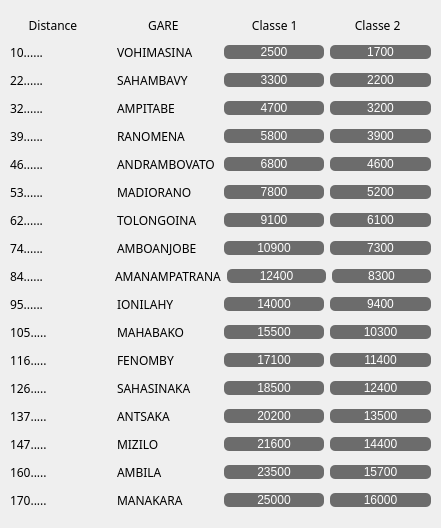
<?xml version="1.0" encoding="UTF-8"?>
<ui version="4.0">
 <class>Destination</class>
 <widget class="QDialog" name="Destination">
  <property name="geometry">
   <rect>
    <x>0</x>
    <y>0</y>
    <width>441</width>
    <height>528</height>
   </rect>
  </property>
  <property name="windowTitle">
   <string>Dialog</string>
  </property>
  <widget class="QWidget" name="layoutWidget">
   <property name="geometry">
    <rect>
     <x>10</x>
     <y>39</y>
     <width>421</width>
     <height>481</height>
    </rect>
   </property>
   <layout class="QVBoxLayout" name="verticalLayout">
    <item>
     <layout class="QHBoxLayout" name="horizontalLayout">
      <item>
       <widget class="QLabel" name="label_22">
        <property name="font">
         <font>
          <family>Century Gothic</family>
         </font>
        </property>
        <property name="text">
         <string>10......</string>
        </property>
       </widget>
      </item>
      <item>
       <widget class="QLabel" name="label_4">
        <property name="font">
         <font>
          <family>Century Gothic</family>
         </font>
        </property>
        <property name="text">
         <string>VOHIMASINA</string>
        </property>
       </widget>
      </item>
      <item>
       <widget class="QPushButton" name="pushButton">
        <property name="styleSheet">
         <string notr="true">font: 75 10pt &quot;Century Gothic&quot;;
background-color: rgb(108, 108, 108);
color: rgb(255, 255, 255);
padding: 0 2%;
border-radius: 5px;</string>
        </property>
        <property name="text">
         <string>2500</string>
        </property>
       </widget>
      </item>
      <item>
       <widget class="QPushButton" name="pushButton_2">
        <property name="styleSheet">
         <string notr="true">font: 75 10pt &quot;Century Gothic&quot;;
background-color: rgb(108, 108, 108);
color: rgb(255, 255, 255);
padding: 0 2%;
border-radius: 5px;</string>
        </property>
        <property name="text">
         <string>1700</string>
        </property>
       </widget>
      </item>
     </layout>
    </item>
    <item>
     <layout class="QHBoxLayout" name="horizontalLayout_3">
      <item>
       <widget class="QLabel" name="label_23">
        <property name="font">
         <font>
          <family>Century Gothic</family>
         </font>
        </property>
        <property name="text">
         <string>22......</string>
        </property>
       </widget>
      </item>
      <item>
       <widget class="QLabel" name="label_6">
        <property name="font">
         <font>
          <family>Century Gothic</family>
         </font>
        </property>
        <property name="text">
         <string>SAHAMBAVY</string>
        </property>
       </widget>
      </item>
      <item>
       <widget class="QPushButton" name="pushButton_3">
        <property name="styleSheet">
         <string notr="true">font: 75 10pt &quot;Century Gothic&quot;;
background-color: rgb(108, 108, 108);
color: rgb(255, 255, 255);
padding: 0 2%;
border-radius: 5px;</string>
        </property>
        <property name="text">
         <string>3300</string>
        </property>
       </widget>
      </item>
      <item>
       <widget class="QPushButton" name="pushButton_4">
        <property name="styleSheet">
         <string notr="true">font: 75 10pt &quot;Century Gothic&quot;;
background-color: rgb(108, 108, 108);
color: rgb(255, 255, 255);
padding: 0 2%;
border-radius: 5px;</string>
        </property>
        <property name="text">
         <string>2200</string>
        </property>
       </widget>
      </item>
     </layout>
    </item>
    <item>
     <layout class="QHBoxLayout" name="horizontalLayout_4">
      <item>
       <widget class="QLabel" name="label_24">
        <property name="font">
         <font>
          <family>Century Gothic</family>
         </font>
        </property>
        <property name="text">
         <string>32......</string>
        </property>
       </widget>
      </item>
      <item>
       <widget class="QLabel" name="label_7">
        <property name="font">
         <font>
          <family>Century Gothic</family>
         </font>
        </property>
        <property name="text">
         <string>AMPITABE</string>
        </property>
       </widget>
      </item>
      <item>
       <widget class="QPushButton" name="pushButton_5">
        <property name="styleSheet">
         <string notr="true">font: 75 10pt &quot;Century Gothic&quot;;
background-color: rgb(108, 108, 108);
color: rgb(255, 255, 255);
padding: 0 2%;
border-radius: 5px;</string>
        </property>
        <property name="text">
         <string>4700</string>
        </property>
       </widget>
      </item>
      <item>
       <widget class="QPushButton" name="pushButton_6">
        <property name="styleSheet">
         <string notr="true">font: 75 10pt &quot;Century Gothic&quot;;
background-color: rgb(108, 108, 108);
color: rgb(255, 255, 255);
padding: 0 2%;
border-radius: 5px;</string>
        </property>
        <property name="text">
         <string>3200</string>
        </property>
       </widget>
      </item>
     </layout>
    </item>
    <item>
     <layout class="QHBoxLayout" name="horizontalLayout_5">
      <item>
       <widget class="QLabel" name="label_25">
        <property name="font">
         <font>
          <family>Century Gothic</family>
         </font>
        </property>
        <property name="text">
         <string>39......</string>
        </property>
       </widget>
      </item>
      <item>
       <widget class="QLabel" name="label_8">
        <property name="font">
         <font>
          <family>Century Gothic</family>
         </font>
        </property>
        <property name="text">
         <string>RANOMENA</string>
        </property>
       </widget>
      </item>
      <item>
       <widget class="QPushButton" name="pushButton_7">
        <property name="styleSheet">
         <string notr="true">font: 75 10pt &quot;Century Gothic&quot;;
background-color: rgb(108, 108, 108);
color: rgb(255, 255, 255);
padding: 0 2%;
border-radius: 5px;</string>
        </property>
        <property name="text">
         <string>5800</string>
        </property>
       </widget>
      </item>
      <item>
       <widget class="QPushButton" name="pushButton_8">
        <property name="styleSheet">
         <string notr="true">font: 75 10pt &quot;Century Gothic&quot;;
background-color: rgb(108, 108, 108);
color: rgb(255, 255, 255);
padding: 0 2%;
border-radius: 5px;</string>
        </property>
        <property name="text">
         <string>3900</string>
        </property>
       </widget>
      </item>
     </layout>
    </item>
    <item>
     <layout class="QHBoxLayout" name="horizontalLayout_6">
      <item>
       <widget class="QLabel" name="label_26">
        <property name="font">
         <font>
          <family>Century Gothic</family>
         </font>
        </property>
        <property name="text">
         <string>46......</string>
        </property>
       </widget>
      </item>
      <item>
       <widget class="QLabel" name="label_9">
        <property name="font">
         <font>
          <family>Century Gothic</family>
         </font>
        </property>
        <property name="text">
         <string>ANDRAMBOVATO</string>
        </property>
       </widget>
      </item>
      <item>
       <widget class="QPushButton" name="pushButton_9">
        <property name="styleSheet">
         <string notr="true">font: 75 10pt &quot;Century Gothic&quot;;
background-color: rgb(108, 108, 108);
color: rgb(255, 255, 255);
/*padding: 0 2%;*/
border-radius: 5px;</string>
        </property>
        <property name="text">
         <string>6800</string>
        </property>
       </widget>
      </item>
      <item>
       <widget class="QPushButton" name="pushButton_10">
        <property name="styleSheet">
         <string notr="true">font: 75 10pt &quot;Century Gothic&quot;;
background-color: rgb(108, 108, 108);
color: rgb(255, 255, 255);
padding: 0 2%;
border-radius: 5px;</string>
        </property>
        <property name="text">
         <string>4600</string>
        </property>
       </widget>
      </item>
     </layout>
    </item>
    <item>
     <layout class="QHBoxLayout" name="horizontalLayout_7">
      <item>
       <widget class="QLabel" name="label_27">
        <property name="font">
         <font>
          <family>Century Gothic</family>
         </font>
        </property>
        <property name="text">
         <string>53......</string>
        </property>
       </widget>
      </item>
      <item>
       <widget class="QLabel" name="label_10">
        <property name="font">
         <font>
          <family>Century Gothic</family>
         </font>
        </property>
        <property name="text">
         <string>MADIORANO</string>
        </property>
       </widget>
      </item>
      <item>
       <widget class="QPushButton" name="pushButton_11">
        <property name="styleSheet">
         <string notr="true">font: 75 10pt &quot;Century Gothic&quot;;
background-color: rgb(108, 108, 108);
color: rgb(255, 255, 255);
padding: 0 2%;
border-radius: 5px;</string>
        </property>
        <property name="text">
         <string>7800</string>
        </property>
       </widget>
      </item>
      <item>
       <widget class="QPushButton" name="pushButton_12">
        <property name="styleSheet">
         <string notr="true">font: 75 10pt &quot;Century Gothic&quot;;
background-color: rgb(108, 108, 108);
color: rgb(255, 255, 255);
padding: 0 2%;
border-radius: 5px;</string>
        </property>
        <property name="text">
         <string>5200</string>
        </property>
       </widget>
      </item>
     </layout>
    </item>
    <item>
     <layout class="QHBoxLayout" name="horizontalLayout_8">
      <item>
       <widget class="QLabel" name="label_28">
        <property name="font">
         <font>
          <family>Century Gothic</family>
         </font>
        </property>
        <property name="text">
         <string>62......</string>
        </property>
       </widget>
      </item>
      <item>
       <widget class="QLabel" name="label_11">
        <property name="font">
         <font>
          <family>Century Gothic</family>
         </font>
        </property>
        <property name="text">
         <string>TOLONGOINA</string>
        </property>
       </widget>
      </item>
      <item>
       <widget class="QPushButton" name="pushButton_13">
        <property name="styleSheet">
         <string notr="true">font: 75 10pt &quot;Century Gothic&quot;;
background-color: rgb(108, 108, 108);
color: rgb(255, 255, 255);
padding: 0 2%;
border-radius: 5px;</string>
        </property>
        <property name="text">
         <string>9100</string>
        </property>
       </widget>
      </item>
      <item>
       <widget class="QPushButton" name="pushButton_14">
        <property name="styleSheet">
         <string notr="true">font: 75 10pt &quot;Century Gothic&quot;;
background-color: rgb(108, 108, 108);
color: rgb(255, 255, 255);
padding: 0 2%;
border-radius: 5px;</string>
        </property>
        <property name="text">
         <string>6100</string>
        </property>
       </widget>
      </item>
     </layout>
    </item>
    <item>
     <layout class="QHBoxLayout" name="horizontalLayout_9">
      <item>
       <widget class="QLabel" name="label_29">
        <property name="font">
         <font>
          <family>Century Gothic</family>
         </font>
        </property>
        <property name="text">
         <string>74......</string>
        </property>
       </widget>
      </item>
      <item>
       <widget class="QLabel" name="label_12">
        <property name="font">
         <font>
          <family>Century Gothic</family>
         </font>
        </property>
        <property name="text">
         <string>AMBOANJOBE</string>
        </property>
       </widget>
      </item>
      <item>
       <widget class="QPushButton" name="pushButton_15">
        <property name="styleSheet">
         <string notr="true">font: 75 10pt &quot;Century Gothic&quot;;
background-color: rgb(108, 108, 108);
color: rgb(255, 255, 255);
padding: 0 2%;
border-radius: 5px;</string>
        </property>
        <property name="text">
         <string>10900</string>
        </property>
       </widget>
      </item>
      <item>
       <widget class="QPushButton" name="pushButton_16">
        <property name="styleSheet">
         <string notr="true">font: 75 10pt &quot;Century Gothic&quot;;
background-color: rgb(108, 108, 108);
color: rgb(255, 255, 255);
padding: 0 2%;
border-radius: 5px;</string>
        </property>
        <property name="text">
         <string>7300</string>
        </property>
       </widget>
      </item>
     </layout>
    </item>
    <item>
     <layout class="QHBoxLayout" name="horizontalLayout_10">
      <item>
       <widget class="QLabel" name="label_30">
        <property name="font">
         <font>
          <family>Century Gothic</family>
         </font>
        </property>
        <property name="text">
         <string>84......</string>
        </property>
       </widget>
      </item>
      <item>
       <widget class="QLabel" name="label_13">
        <property name="font">
         <font>
          <family>Century Gothic</family>
         </font>
        </property>
        <property name="text">
         <string>AMANAMPATRANA</string>
        </property>
       </widget>
      </item>
      <item>
       <widget class="QPushButton" name="pushButton_17">
        <property name="styleSheet">
         <string notr="true">font: 75 10pt &quot;Century Gothic&quot;;
background-color: rgb(108, 108, 108);
color: rgb(255, 255, 255);
padding: 0 2%;
border-radius: 5px;</string>
        </property>
        <property name="text">
         <string>12400</string>
        </property>
       </widget>
      </item>
      <item>
       <widget class="QPushButton" name="pushButton_18">
        <property name="styleSheet">
         <string notr="true">font: 75 10pt &quot;Century Gothic&quot;;
background-color: rgb(108, 108, 108);
color: rgb(255, 255, 255);
padding: 0 2%;
border-radius: 5px;</string>
        </property>
        <property name="text">
         <string>8300</string>
        </property>
       </widget>
      </item>
     </layout>
    </item>
    <item>
     <layout class="QHBoxLayout" name="horizontalLayout_11">
      <item>
       <widget class="QLabel" name="label_38">
        <property name="font">
         <font>
          <family>Century Gothic</family>
         </font>
        </property>
        <property name="text">
         <string>95......</string>
        </property>
       </widget>
      </item>
      <item>
       <widget class="QLabel" name="label_14">
        <property name="font">
         <font>
          <family>Century Gothic</family>
         </font>
        </property>
        <property name="text">
         <string>IONILAHY</string>
        </property>
       </widget>
      </item>
      <item>
       <widget class="QPushButton" name="pushButton_19">
        <property name="styleSheet">
         <string notr="true">font: 75 10pt &quot;Century Gothic&quot;;
background-color: rgb(108, 108, 108);
color: rgb(255, 255, 255);
padding: 0 2%;
border-radius: 5px;</string>
        </property>
        <property name="text">
         <string>14000</string>
        </property>
       </widget>
      </item>
      <item>
       <widget class="QPushButton" name="pushButton_20">
        <property name="styleSheet">
         <string notr="true">font: 75 10pt &quot;Century Gothic&quot;;
background-color: rgb(108, 108, 108);
color: rgb(255, 255, 255);
padding: 0 2%;
border-radius: 5px;</string>
        </property>
        <property name="text">
         <string>9400</string>
        </property>
       </widget>
      </item>
     </layout>
    </item>
    <item>
     <layout class="QHBoxLayout" name="horizontalLayout_12">
      <item>
       <widget class="QLabel" name="label_31">
        <property name="font">
         <font>
          <family>Century Gothic</family>
         </font>
        </property>
        <property name="text">
         <string>105.....</string>
        </property>
       </widget>
      </item>
      <item>
       <widget class="QLabel" name="label_15">
        <property name="font">
         <font>
          <family>Century Gothic</family>
         </font>
        </property>
        <property name="text">
         <string>MAHABAKO</string>
        </property>
       </widget>
      </item>
      <item>
       <widget class="QPushButton" name="pushButton_21">
        <property name="styleSheet">
         <string notr="true">font: 75 10pt &quot;Century Gothic&quot;;
background-color: rgb(108, 108, 108);
color: rgb(255, 255, 255);
padding: 0 2%;
border-radius: 5px;</string>
        </property>
        <property name="text">
         <string>15500</string>
        </property>
       </widget>
      </item>
      <item>
       <widget class="QPushButton" name="pushButton_22">
        <property name="styleSheet">
         <string notr="true">font: 75 10pt &quot;Century Gothic&quot;;
background-color: rgb(108, 108, 108);
color: rgb(255, 255, 255);
padding: 0 2%;
border-radius: 5px;</string>
        </property>
        <property name="text">
         <string>10300</string>
        </property>
       </widget>
      </item>
     </layout>
    </item>
    <item>
     <layout class="QHBoxLayout" name="horizontalLayout_13">
      <item>
       <widget class="QLabel" name="label_32">
        <property name="font">
         <font>
          <family>Century Gothic</family>
         </font>
        </property>
        <property name="text">
         <string>116.....</string>
        </property>
       </widget>
      </item>
      <item>
       <widget class="QLabel" name="label_16">
        <property name="font">
         <font>
          <family>Century Gothic</family>
         </font>
        </property>
        <property name="text">
         <string>FENOMBY</string>
        </property>
       </widget>
      </item>
      <item>
       <widget class="QPushButton" name="pushButton_23">
        <property name="styleSheet">
         <string notr="true">font: 75 10pt &quot;Century Gothic&quot;;
background-color: rgb(108, 108, 108);
color: rgb(255, 255, 255);
padding: 0 2%;
border-radius: 5px;</string>
        </property>
        <property name="text">
         <string>17100</string>
        </property>
       </widget>
      </item>
      <item>
       <widget class="QPushButton" name="pushButton_24">
        <property name="styleSheet">
         <string notr="true">font: 75 10pt &quot;Century Gothic&quot;;
background-color: rgb(108, 108, 108);
color: rgb(255, 255, 255);
padding: 0 2%;
border-radius: 5px;</string>
        </property>
        <property name="text">
         <string>11400</string>
        </property>
       </widget>
      </item>
     </layout>
    </item>
    <item>
     <layout class="QHBoxLayout" name="horizontalLayout_14">
      <item>
       <widget class="QLabel" name="label_33">
        <property name="font">
         <font>
          <family>Century Gothic</family>
         </font>
        </property>
        <property name="text">
         <string>126.....</string>
        </property>
       </widget>
      </item>
      <item>
       <widget class="QLabel" name="label_17">
        <property name="font">
         <font>
          <family>Century Gothic</family>
         </font>
        </property>
        <property name="text">
         <string>SAHASINAKA</string>
        </property>
       </widget>
      </item>
      <item>
       <widget class="QPushButton" name="pushButton_25">
        <property name="styleSheet">
         <string notr="true">font: 75 10pt &quot;Century Gothic&quot;;
background-color: rgb(108, 108, 108);
color: rgb(255, 255, 255);
padding: 0 2%;
border-radius: 5px;</string>
        </property>
        <property name="text">
         <string>18500</string>
        </property>
       </widget>
      </item>
      <item>
       <widget class="QPushButton" name="pushButton_26">
        <property name="styleSheet">
         <string notr="true">font: 75 10pt &quot;Century Gothic&quot;;
background-color: rgb(108, 108, 108);
color: rgb(255, 255, 255);
padding: 0 2%;
border-radius: 5px;</string>
        </property>
        <property name="text">
         <string>12400</string>
        </property>
       </widget>
      </item>
     </layout>
    </item>
    <item>
     <layout class="QHBoxLayout" name="horizontalLayout_18">
      <item>
       <widget class="QLabel" name="label_34">
        <property name="font">
         <font>
          <family>Century Gothic</family>
         </font>
        </property>
        <property name="text">
         <string>137.....</string>
        </property>
       </widget>
      </item>
      <item>
       <widget class="QLabel" name="label_21">
        <property name="font">
         <font>
          <family>Century Gothic</family>
         </font>
        </property>
        <property name="text">
         <string>ANTSAKA</string>
        </property>
       </widget>
      </item>
      <item>
       <widget class="QPushButton" name="pushButton_33">
        <property name="styleSheet">
         <string notr="true">font: 75 10pt &quot;Century Gothic&quot;;
background-color: rgb(108, 108, 108);
color: rgb(255, 255, 255);
padding: 0 2%;
border-radius: 5px;</string>
        </property>
        <property name="text">
         <string>20200</string>
        </property>
       </widget>
      </item>
      <item>
       <widget class="QPushButton" name="pushButton_34">
        <property name="styleSheet">
         <string notr="true">font: 75 10pt &quot;Century Gothic&quot;;
background-color: rgb(108, 108, 108);
color: rgb(255, 255, 255);
padding: 0 2%;
border-radius: 5px;</string>
        </property>
        <property name="text">
         <string>13500</string>
        </property>
       </widget>
      </item>
     </layout>
    </item>
    <item>
     <layout class="QHBoxLayout" name="horizontalLayout_15">
      <item>
       <widget class="QLabel" name="label_35">
        <property name="font">
         <font>
          <family>Century Gothic</family>
         </font>
        </property>
        <property name="text">
         <string>147.....</string>
        </property>
       </widget>
      </item>
      <item>
       <widget class="QLabel" name="label_18">
        <property name="font">
         <font>
          <family>Century Gothic</family>
         </font>
        </property>
        <property name="text">
         <string>MIZILO</string>
        </property>
       </widget>
      </item>
      <item>
       <widget class="QPushButton" name="pushButton_27">
        <property name="styleSheet">
         <string notr="true">font: 75 10pt &quot;Century Gothic&quot;;
background-color: rgb(108, 108, 108);
color: rgb(255, 255, 255);
padding: 0 2%;
border-radius: 5px;</string>
        </property>
        <property name="text">
         <string>21600</string>
        </property>
       </widget>
      </item>
      <item>
       <widget class="QPushButton" name="pushButton_28">
        <property name="styleSheet">
         <string notr="true">font: 75 10pt &quot;Century Gothic&quot;;
background-color: rgb(108, 108, 108);
color: rgb(255, 255, 255);
padding: 0 2%;
border-radius: 5px;</string>
        </property>
        <property name="text">
         <string>14400</string>
        </property>
       </widget>
      </item>
     </layout>
    </item>
    <item>
     <layout class="QHBoxLayout" name="horizontalLayout_16">
      <item>
       <widget class="QLabel" name="label_36">
        <property name="font">
         <font>
          <family>Century Gothic</family>
         </font>
        </property>
        <property name="text">
         <string>160.....</string>
        </property>
       </widget>
      </item>
      <item>
       <widget class="QLabel" name="label_19">
        <property name="font">
         <font>
          <family>Century Gothic</family>
         </font>
        </property>
        <property name="text">
         <string>AMBILA</string>
        </property>
       </widget>
      </item>
      <item>
       <widget class="QPushButton" name="pushButton_29">
        <property name="styleSheet">
         <string notr="true">font: 75 10pt &quot;Century Gothic&quot;;
background-color: rgb(108, 108, 108);
color: rgb(255, 255, 255);
padding: 0 2%;
border-radius: 5px;</string>
        </property>
        <property name="text">
         <string>23500</string>
        </property>
       </widget>
      </item>
      <item>
       <widget class="QPushButton" name="pushButton_30">
        <property name="styleSheet">
         <string notr="true">font: 75 10pt &quot;Century Gothic&quot;;
background-color: rgb(108, 108, 108);
color: rgb(255, 255, 255);
padding: 0 2%;
border-radius: 5px;</string>
        </property>
        <property name="text">
         <string>15700</string>
        </property>
       </widget>
      </item>
     </layout>
    </item>
    <item>
     <layout class="QHBoxLayout" name="horizontalLayout_17">
      <item>
       <widget class="QLabel" name="label_37">
        <property name="font">
         <font>
          <family>Century Gothic</family>
         </font>
        </property>
        <property name="text">
         <string>170.....</string>
        </property>
       </widget>
      </item>
      <item>
       <widget class="QLabel" name="label_20">
        <property name="font">
         <font>
          <family>Century Gothic</family>
         </font>
        </property>
        <property name="text">
         <string>MANAKARA</string>
        </property>
       </widget>
      </item>
      <item>
       <widget class="QPushButton" name="pushButton_31">
        <property name="styleSheet">
         <string notr="true">font: 75 10pt &quot;Century Gothic&quot;;
background-color: rgb(108, 108, 108);
color: rgb(255, 255, 255);
padding: 0 2%;
border-radius: 5px;</string>
        </property>
        <property name="text">
         <string>25000</string>
        </property>
       </widget>
      </item>
      <item>
       <widget class="QPushButton" name="pushButton_32">
        <property name="styleSheet">
         <string notr="true">font: 75 10pt &quot;Century Gothic&quot;;
background-color: rgb(108, 108, 108);
color: rgb(255, 255, 255);
padding: 0 2%;
border-radius: 5px;</string>
        </property>
        <property name="text">
         <string>16000</string>
        </property>
       </widget>
      </item>
     </layout>
    </item>
   </layout>
  </widget>
  <widget class="QWidget" name="layoutWidget">
   <property name="geometry">
    <rect>
     <x>60</x>
     <y>530</y>
     <width>163</width>
     <height>24</height>
    </rect>
   </property>
   <layout class="QHBoxLayout" name="horizontalLayout_19">
    <item>
     <widget class="QLabel" name="label_39">
      <property name="text">
       <string>Ville:</string>
      </property>
     </widget>
    </item>
    <item>
     <widget class="QLineEdit" name="lineEdit"/>
    </item>
   </layout>
  </widget>
  <widget class="QWidget" name="layoutWidget">
   <property name="geometry">
    <rect>
     <x>260</x>
     <y>530</y>
     <width>98</width>
     <height>25</height>
    </rect>
   </property>
   <layout class="QHBoxLayout" name="horizontalLayout_20">
    <item>
     <widget class="QLabel" name="label_40">
      <property name="text">
       <string>Frais</string>
      </property>
     </widget>
    </item>
    <item>
     <widget class="QSpinBox" name="spinBox">
      <property name="maximum">
       <number>100000</number>
      </property>
     </widget>
    </item>
   </layout>
  </widget>
  <widget class="QWidget" name="">
   <property name="geometry">
    <rect>
     <x>10</x>
     <y>10</y>
     <width>421</width>
     <height>30</height>
    </rect>
   </property>
   <layout class="QHBoxLayout" name="horizontalLayout_2">
    <item>
     <widget class="QLabel" name="label_5">
      <property name="font">
       <font>
        <family>Century Gothic</family>
       </font>
      </property>
      <property name="text">
       <string>      Distance</string>
      </property>
     </widget>
    </item>
    <item>
     <widget class="QLabel" name="label">
      <property name="font">
       <font>
        <family>Century Gothic</family>
       </font>
      </property>
      <property name="text">
       <string>          GARE</string>
      </property>
     </widget>
    </item>
    <item>
     <widget class="QLabel" name="label_2">
      <property name="font">
       <font>
        <family>Century Gothic</family>
       </font>
      </property>
      <property name="text">
       <string>         Classe 1</string>
      </property>
     </widget>
    </item>
    <item>
     <widget class="QLabel" name="label_3">
      <property name="font">
       <font>
        <family>Century Gothic</family>
       </font>
      </property>
      <property name="text">
       <string>        Classe 2</string>
      </property>
     </widget>
    </item>
   </layout>
  </widget>
 </widget>
 <resources/>
 <connections/>
</ui>
